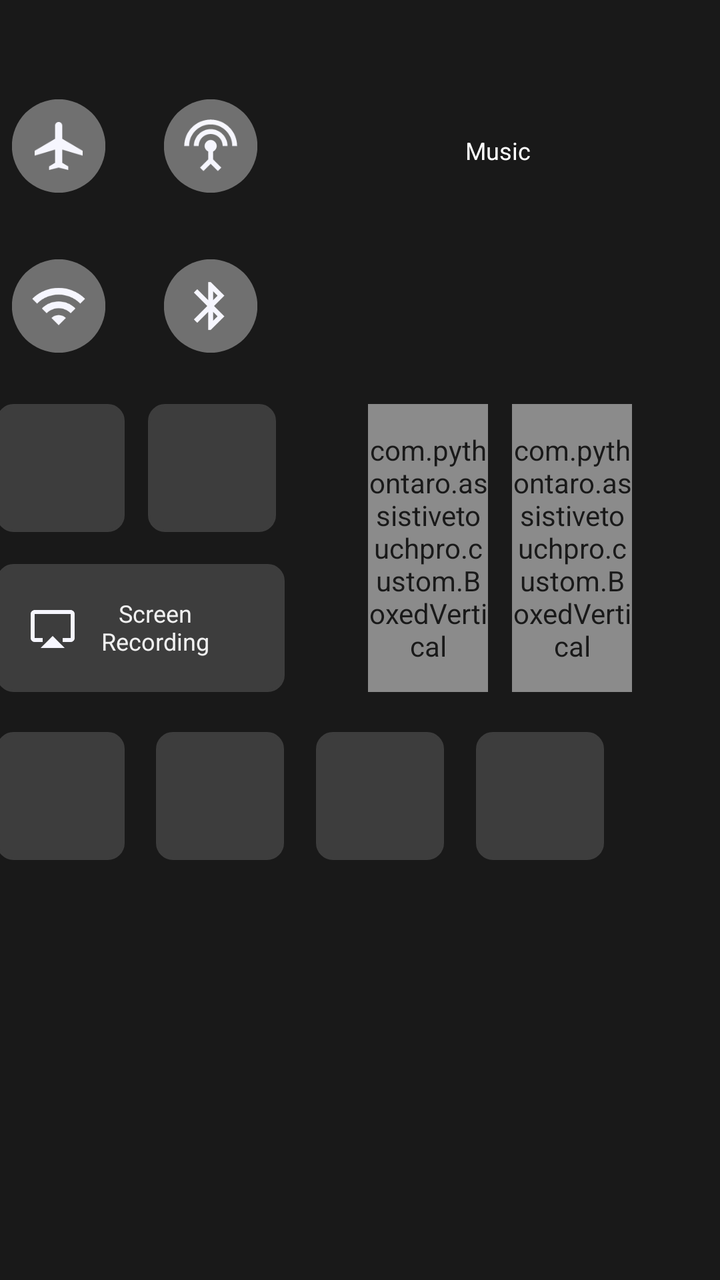
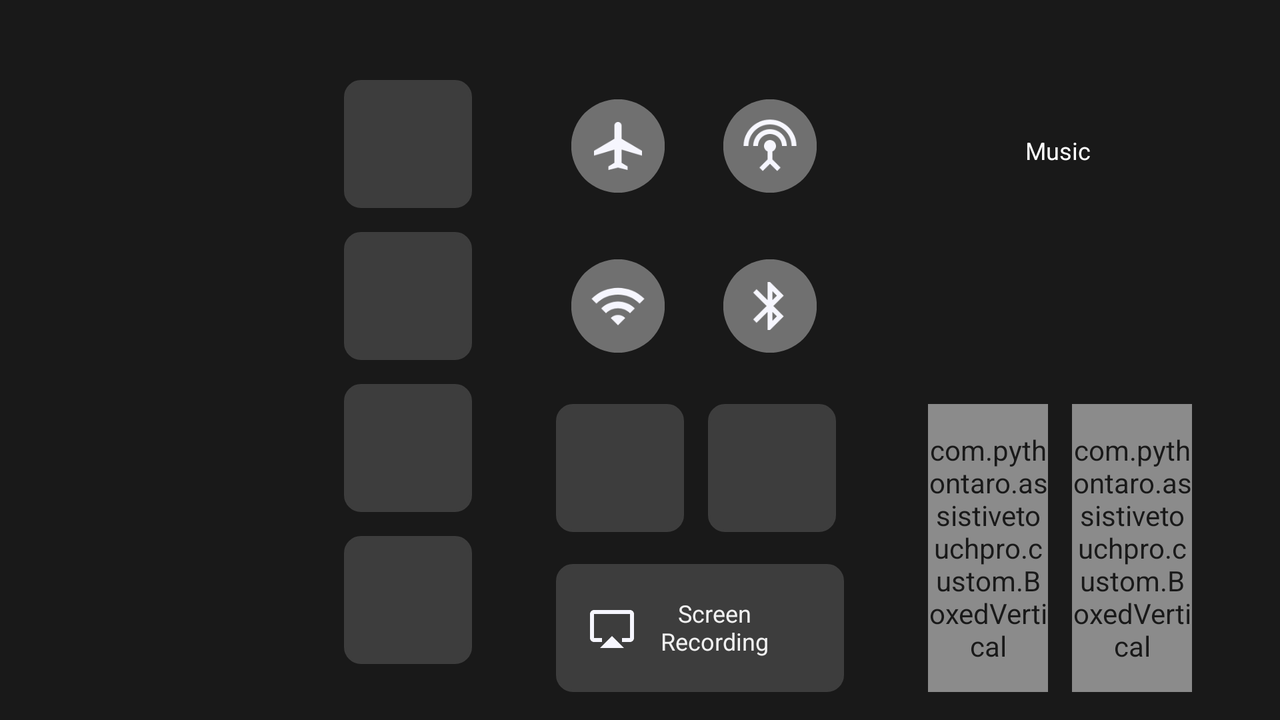

The same Android screen from two of the app's own layout files: first res/layout/ as a phone draws it, then the repository's variant for another configuration, drawn on a device whose configuration selects that folder. Both files follow.
<!-- AndroidManifest.xml: application theme AppTheme -->
<!-- res/layout/control_center_layout.xml -->
<?xml version="1.0" encoding="utf-8"?>
<androidx.constraintlayout.widget.ConstraintLayout
    xmlns:android="http://schemas.android.com/apk/res/android"
    xmlns:app="http://schemas.android.com/apk/res-auto"
    xmlns:tools="http://schemas.android.com/tools"
    android:id="@+id/control_center_rootView"
    android:layout_width="match_parent"
    android:layout_height="match_parent"
    android:alpha="0.9"
    android:background="@color/black">


    <androidx.constraintlayout.widget.ConstraintLayout
        android:id="@+id/parent_1_control_panel"
        android:layout_width="142dp"
        android:layout_height="142dp"
        android:layout_marginTop="40dp"
        android:layout_marginEnd="40dp"
        android:background="@drawable/control_center_item_bg"
        app:layout_constraintEnd_toEndOf="parent"
        app:layout_constraintTop_toTopOf="parent">

        <TextView
            android:id="@+id/music_title_control_center"
            android:layout_width="wrap_content"
            android:layout_height="wrap_content"
            android:text="@string/music"
            android:textAlignment="center"
            android:textColor="@color/white"
            android:textSize="12sp"
            app:layout_constraintBottom_toBottomOf="parent"
            app:layout_constraintEnd_toEndOf="parent"
            app:layout_constraintStart_toStartOf="parent"
            app:layout_constraintTop_toTopOf="parent"
            app:layout_constraintVertical_bias="0.214" />

        <ImageView
            android:id="@+id/play_music_control_center"
            android:layout_width="44dp"
            android:layout_height="44dp"
            android:layout_marginTop="44dp"
            android:src="@drawable/ic_baseline_play_arrow_24"
            android:visibility="invisible"
            app:layout_constraintEnd_toEndOf="parent"
            app:layout_constraintStart_toStartOf="parent"
            app:layout_constraintTop_toBottomOf="@+id/music_title_control_center"
            tools:ignore="ContentDescription" />

        <ImageView
            android:id="@+id/pause_music_control_center"
            android:layout_width="44dp"
            android:layout_height="44dp"
            android:layout_marginTop="44dp"
            android:src="@drawable/ic_baseline_pause_24"
            android:visibility="invisible"
            app:layout_constraintEnd_toEndOf="parent"
            app:layout_constraintStart_toStartOf="parent"
            app:layout_constraintTop_toBottomOf="@+id/music_title_control_center"
            tools:ignore="ContentDescription" />

    </androidx.constraintlayout.widget.ConstraintLayout>


    <androidx.constraintlayout.widget.ConstraintLayout
        android:id="@+id/parent_2_control_panel"
        android:layout_width="142dp"
        android:layout_height="142dp"
        android:layout_marginTop="40dp"
        android:layout_marginEnd="40dp"
        android:background="@drawable/control_center_item_bg"
        app:layout_constraintEnd_toStartOf="@+id/parent_1_control_panel"
        app:layout_constraintTop_toTopOf="parent">

        <ImageButton
            android:id="@+id/air_plane_mode_btn"
            android:layout_width="52dp"
            android:layout_height="52dp"
            android:background="@drawable/control_center_circle_bg"
            android:padding="10dp"
            android:scaleType="fitCenter"
            android:scaleX="0.9"
            android:scaleY="0.9"
            android:src="@drawable/ic_baseline_airplanemode_active_24"
            app:layout_constraintBottom_toBottomOf="parent"
            app:layout_constraintEnd_toEndOf="parent"
            app:layout_constraintHorizontal_bias="0.077"
            app:layout_constraintStart_toStartOf="parent"
            app:layout_constraintTop_toTopOf="parent"
            app:layout_constraintVertical_bias="0.077"
            tools:ignore="ContentDescription" />

        <ImageButton
            android:id="@+id/mobile_data_btn"
            android:layout_width="52dp"
            android:layout_height="52dp"
            android:background="@drawable/control_center_circle_green"
            android:padding="10dp"
            android:scaleType="fitCenter"
            android:scaleX="0.9"
            android:scaleY="0.9"
            android:src="@drawable/ic_baseline_settings_input_antenna_24"
            app:layout_constraintBottom_toBottomOf="parent"
            app:layout_constraintEnd_toEndOf="parent"
            app:layout_constraintHorizontal_bias="0.774"
            app:layout_constraintStart_toEndOf="@+id/air_plane_mode_btn"
            app:layout_constraintTop_toTopOf="parent"
            app:layout_constraintVertical_bias="0.077"
            tools:ignore="ContentDescription" />

        <ImageButton
            android:id="@+id/wifi_btn"
            android:layout_width="52dp"
            android:layout_height="52dp"
            android:layout_marginTop="28dp"
            android:background="@drawable/control_center_circle_bg"
            android:padding="10dp"
            android:scaleType="fitCenter"
            android:scaleX="0.9"
            android:scaleY="0.9"
            android:src="@drawable/ic_baseline_wifi_24"
            app:layout_constraintEnd_toEndOf="parent"
            app:layout_constraintHorizontal_bias="0.077"
            app:layout_constraintStart_toStartOf="parent"
            app:layout_constraintTop_toBottomOf="@+id/air_plane_mode_btn"
            tools:ignore="ContentDescription" />

        <ImageButton
            android:id="@+id/blueTooth_btn"
            android:layout_width="52dp"
            android:layout_height="52dp"
            android:layout_marginStart="24dp"
            android:layout_marginTop="28dp"
            android:background="@drawable/control_center_circle_bg"
            android:padding="10dp"
            android:scaleType="fitCenter"
            android:scaleX="0.9"
            android:scaleY="0.9"
            android:src="@drawable/ic_baseline_bluetooth_24"
            app:layout_constraintStart_toEndOf="@+id/wifi_btn"
            app:layout_constraintTop_toBottomOf="@+id/mobile_data_btn"
            tools:ignore="ContentDescription" />

    </androidx.constraintlayout.widget.ConstraintLayout>

    <ImageButton
        android:id="@+id/rotate_control_center"
        android:layout_width="@dimen/layout_btn_size"
        android:layout_height="@dimen/layout_btn_size"
        android:layout_marginTop="20dp"
        android:layout_marginEnd="116dp"
        android:background="@drawable/icon_select_bg_2"
        android:padding="16dp"
        android:scaleType="fitCenter"
        app:layout_constraintEnd_toStartOf="@+id/parent_1_control_panel"
        app:layout_constraintTop_toBottomOf="@+id/parent_2_control_panel"
        tools:ignore="ContentDescription" />

    <ImageButton
        android:id="@+id/btn_doNotDisturb"
        android:layout_width="@dimen/layout_btn_size"
        android:layout_height="@dimen/layout_btn_size"
        android:layout_marginTop="20dp"
        android:layout_marginEnd="40dp"
        android:background="@drawable/icon_select_bg_2"
        android:scaleType="fitCenter"
        android:padding="16dp"
        app:layout_constraintEnd_toStartOf="@+id/parent_1_control_panel"
        app:layout_constraintTop_toBottomOf="@+id/parent_2_control_panel"
        tools:ignore="ContentDescription" />

    <androidx.constraintlayout.widget.ConstraintLayout
        android:id="@+id/screen_recording_control_center"
        android:layout_width="144dp"
        android:layout_height="@dimen/layout_btn_size"
        android:layout_marginTop="16dp"
        android:layout_marginEnd="36dp"
        android:background="@drawable/icon_select_bg_2"
        app:layout_constraintEnd_toStartOf="@+id/parent_1_control_panel"
        app:layout_constraintTop_toBottomOf="@+id/rotate_control_center"
        tools:ignore="ContentDescription">

        <ImageView
            android:id="@+id/imageView"
            android:layout_width="wrap_content"
            android:layout_height="wrap_content"
            android:src="@drawable/ic_baseline_airplay_24"
            app:layout_constraintBottom_toBottomOf="parent"
            app:layout_constraintEnd_toEndOf="parent"
            app:layout_constraintHorizontal_bias="0.133"
            app:layout_constraintStart_toStartOf="parent"
            app:layout_constraintTop_toTopOf="parent" />

        <TextView
            android:layout_width="wrap_content"
            android:layout_height="wrap_content"
            android:layout_marginStart="12dp"
            android:text="@string/screen_nrecording"
            android:textAlignment="center"
            android:textColor="@color/white_4"
            android:textSize="12sp"
            app:layout_constraintBottom_toBottomOf="parent"
            app:layout_constraintStart_toEndOf="@+id/imageView"
            app:layout_constraintTop_toTopOf="parent"
            app:layout_constraintVertical_bias="0.484" />

    </androidx.constraintlayout.widget.ConstraintLayout>

    <com.pythontaro.assistivetouchpro.custom.BoxedVertical
        android:id="@+id/seekBar_brightness"
        android:layout_width="60dp"
        android:layout_height="144dp"
        app:textEnabled="false"
        app:imageEnabled="true"
        app:defaultImage="@drawable/brightness_icon_default"
        app:maxImage="@drawable/brightness_icon2"
        app:minImage="@drawable/brightness_icon_min"
        android:layout_marginTop="20dp"
        android:layout_marginEnd="116dp"
        app:layout_constraintEnd_toEndOf="parent"
        app:layout_constraintTop_toBottomOf="@+id/parent_1_control_panel" />

    <com.pythontaro.assistivetouchpro.custom.BoxedVertical
        android:id="@+id/seekBar_volume"
        android:layout_width="60dp"
        android:layout_height="144dp"
        android:layout_marginTop="20dp"
        android:layout_marginEnd="44dp"
        app:textEnabled="false"
        app:imageEnabled="true"
        app:defaultImage="@drawable/ic_baseline_volume_down_24_black"
        app:minImage="@drawable/ic_baseline_volume_off_24_black"
        app:maxImage="@drawable/ic_baseline_volume_up_24_black"
        app:layout_constraintEnd_toEndOf="parent"
        app:layout_constraintTop_toBottomOf="@+id/parent_1_control_panel"/>

    <ImageButton
        android:id="@+id/btn_control_custom1"
        android:layout_width="@dimen/layout_btn_size"
        android:layout_height="@dimen/layout_btn_size"
        android:layout_marginTop="20dp"
        android:layout_marginEnd="80dp"
        android:background="@drawable/icon_select_bg_2"
        android:scaleType="fitCenter"
        android:padding="16dp"
        app:layout_constraintEnd_toEndOf="@+id/screen_recording_control_center"
        app:layout_constraintTop_toBottomOf="@+id/screen_recording_control_center"
        tools:ignore="ContentDescription" />

    <ImageButton
        android:id="@+id/btn_control_custom2"
        android:layout_width="@dimen/layout_btn_size"
        android:layout_height="@dimen/layout_btn_size"
        android:layout_marginStart="16dp"
        android:layout_marginTop="20dp"
        android:background="@drawable/icon_select_bg_2"
        android:scaleType="fitCenter"
        android:padding="16dp"
        app:layout_constraintStart_toEndOf="@+id/btn_control_custom1"
        app:layout_constraintTop_toBottomOf="@+id/screen_recording_control_center"
        tools:ignore="ContentDescription" />

    <ImageButton
        android:id="@+id/btn_control_custom3"
        android:layout_width="@dimen/layout_btn_size"
        android:layout_height="@dimen/layout_btn_size"
        android:layout_marginStart="16dp"
        android:layout_marginTop="20dp"
        android:background="@drawable/icon_select_bg_2"
        android:scaleType="fitCenter"
        android:padding="16dp"
        app:layout_constraintStart_toEndOf="@+id/btn_control_custom2"
        app:layout_constraintTop_toBottomOf="@+id/screen_recording_control_center"
        tools:ignore="ContentDescription" />

    <ImageButton
        android:id="@+id/btn_control_custom4"
        android:layout_width="@dimen/layout_btn_size"
        android:layout_height="@dimen/layout_btn_size"
        android:layout_marginStart="16dp"
        android:layout_marginTop="20dp"
        android:background="@drawable/icon_select_bg_2"
        android:scaleType="fitCenter"
        android:padding="16dp"
        app:layout_constraintStart_toEndOf="@+id/btn_control_custom3"
        app:layout_constraintTop_toBottomOf="@+id/screen_recording_control_center"
        tools:ignore="ContentDescription" />

</androidx.constraintlayout.widget.ConstraintLayout>
<!-- resources referenced by this layout -->
<resources>
  <color name="black">#000000</color>
  <color name="white">#ffffff</color>
  <color name="white_4">#f0f0f0</color>
  <dimen name="layout_btn_size">64dp</dimen>
  <!-- drawable control_center_circle_bg (drawable) -->
  <?xml version="1.0" encoding="utf-8"?>
  <selector xmlns:android="http://schemas.android.com/apk/res/android">
      <item
          android:state_pressed="true"
          android:drawable="@drawable/icon_circle_enable_bg">
  
      </item>
      <item
          android:state_pressed="false"
          android:drawable="@drawable/control_center_icon_disable">
      </item>
  </selector>
  <!-- drawable control_center_circle_green (drawable) -->
  <?xml version="1.0" encoding="utf-8"?>
  <selector xmlns:android="http://schemas.android.com/apk/res/android">
      <item
          android:state_pressed="true"
          android:drawable="@drawable/icon_circle_enable_green">
  
      </item>
      <item
          android:state_pressed="false"
          android:drawable="@drawable/control_center_icon_disable">
      </item>
  </selector>
  <!-- drawable ic_baseline_pause_24 (drawable) -->
  <vector android:height="24dp" android:tint="#F6F6FF"
      android:viewportHeight="24" android:viewportWidth="24"
      android:width="24dp" xmlns:android="http://schemas.android.com/apk/res/android">
      <path android:fillColor="@android:color/white" android:pathData="M6,19h4L10,5L6,5v14zM14,5v14h4L18,5h-4z"/>
  </vector>
  <!-- drawable ic_baseline_play_arrow_24 (drawable) -->
  <vector android:height="24dp" android:tint="#F6F6FF"
      android:viewportHeight="24" android:viewportWidth="24"
      android:width="24dp" xmlns:android="http://schemas.android.com/apk/res/android">
      <path android:fillColor="@android:color/white" android:pathData="M8,5v14l11,-7z"/>
  </vector>
  <!-- drawable icon_select_bg_2 (drawable) -->
  <?xml version="1.0" encoding="utf-8"?>
  <selector xmlns:android="http://schemas.android.com/apk/res/android">
      <item
          android:state_pressed="true"
          android:drawable="@drawable/icon_enable_bg_2">
      </item>
      <item
          android:state_pressed="false"
          android:drawable="@drawable/icon_disable_square_3"/>
  </selector>
  <string name="music">Music</string>
  <string name="screen_nrecording">"Screen\nRecording"</string>
  <style name="AppTheme" parent="Theme.AppCompat.Light.DarkActionBar">
          
          <item name="colorPrimary">@color/colorPrimary</item>
          <item name="colorPrimaryDark">@color/colorPrimaryDark</item>
          <item name="colorAccent">@color/colorAccent</item>
          <item name="windowActionBar">false</item>
          <item name="windowNoTitle">true</item>
      </style>
  <!-- drawable icon_circle_enable_bg (drawable) -->
  <?xml version="1.0" encoding="utf-8"?>
  <layer-list xmlns:android="http://schemas.android.com/apk/res/android">
  <item>
      <shape
          android:shape="oval">
          <size
              android:width="30dp"
              android:height="30dp"/>
          <solid
              android:color="@color/blue"/>
      </shape>
  </item>
  </layer-list>
  <!-- drawable icon_circle_enable_green (drawable) -->
  <?xml version="1.0" encoding="utf-8"?>
  <layer-list xmlns:android="http://schemas.android.com/apk/res/android">
      <item>
          <shape
              android:shape="oval">
              <size
                  android:width="30dp"
                  android:height="30dp"/>
              <solid
                  android:color="@color/green2"/>
          </shape>
      </item>
  </layer-list>
  <color name="colorPrimary">#6200EE</color>
  <color name="colorPrimaryDark">#3700B3</color>
  <color name="colorAccent">#03DAC5</color>
  <color name="blue">#829ecd</color>
  <color name="darkgray">#616161</color>
  <color name="green2">#9ccc65</color>
  <color name="black_1">#282828</color>
</resources>
<!-- res/layout-land/control_center_layout.xml (the repository's variant of the layout above) -->
<!-- drawn on the phone turned sideways -->
<?xml version="1.0" encoding="utf-8"?>
<androidx.constraintlayout.widget.ConstraintLayout xmlns:app="http://schemas.android.com/apk/res-auto"
    xmlns:tools="http://schemas.android.com/tools"
    android:id="@+id/control_center_rootView"
    xmlns:android="http://schemas.android.com/apk/res/android"
    android:layout_width="match_parent"
    android:layout_height="match_parent"
    android:background="@color/black"
    android:alpha="0.9">

    <androidx.constraintlayout.widget.ConstraintLayout
        android:id="@+id/parent_1_control_panel"
        android:layout_width="142dp"
        android:layout_height="142dp"
        android:layout_marginTop="40dp"
        android:layout_marginEnd="40dp"
        android:background="@drawable/control_center_item_bg"
        app:layout_constraintEnd_toEndOf="parent"
        app:layout_constraintTop_toTopOf="parent">

        <TextView
            android:id="@+id/music_title_control_center"
            android:layout_width="wrap_content"
            android:layout_height="wrap_content"
            android:text="@string/music"
            android:textAlignment="center"
            android:textColor="@color/white"
            android:textSize="12sp"
            app:layout_constraintBottom_toBottomOf="parent"
            app:layout_constraintEnd_toEndOf="parent"
            app:layout_constraintStart_toStartOf="parent"
            app:layout_constraintTop_toTopOf="parent"
            app:layout_constraintVertical_bias="0.214" />

        <ImageView
            android:id="@+id/play_music_control_center"
            android:layout_width="44dp"
            android:layout_height="44dp"
            android:layout_marginTop="44dp"
            android:src="@drawable/ic_baseline_play_arrow_24"
            app:layout_constraintEnd_toEndOf="parent"
            app:layout_constraintStart_toStartOf="parent"
            app:layout_constraintTop_toBottomOf="@+id/music_title_control_center"
            android:visibility="invisible"
            tools:ignore="ContentDescription"/>

        <ImageView
            android:id="@+id/pause_music_control_center"
            android:layout_width="44dp"
            android:layout_height="44dp"
            android:layout_marginTop="44dp"
            android:src="@drawable/ic_baseline_pause_24"
            app:layout_constraintEnd_toEndOf="parent"
            app:layout_constraintStart_toStartOf="parent"
            app:layout_constraintTop_toBottomOf="@+id/music_title_control_center"
            android:visibility="invisible"
            tools:ignore="ContentDescription"/>

    </androidx.constraintlayout.widget.ConstraintLayout>

    <androidx.constraintlayout.widget.ConstraintLayout
        android:id="@+id/parent_2_control_panel"
        android:layout_width="142dp"
        android:layout_height="142dp"
        android:layout_marginTop="40dp"
        android:layout_marginEnd="40dp"
        android:background="@drawable/control_center_item_bg"
        app:layout_constraintEnd_toStartOf="@+id/parent_1_control_panel"
        app:layout_constraintTop_toTopOf="parent">

        <ImageButton
            android:id="@+id/air_plane_mode_btn"
            android:layout_width="52dp"
            android:layout_height="52dp"
            android:background="@drawable/control_center_circle_bg"
            android:src="@drawable/ic_baseline_airplanemode_active_24"
            android:padding="10dp"
            android:scaleType="fitCenter"
            android:scaleX="0.9"
            android:scaleY="0.9"
            app:layout_constraintBottom_toBottomOf="parent"
            app:layout_constraintEnd_toEndOf="parent"
            app:layout_constraintHorizontal_bias="0.077"
            app:layout_constraintStart_toStartOf="parent"
            app:layout_constraintTop_toTopOf="parent"
            app:layout_constraintVertical_bias="0.077"
            tools:ignore="ContentDescription" />

        <ImageButton
            android:id="@+id/mobile_data_btn"
            android:layout_width="52dp"
            android:layout_height="52dp"
            android:background="@drawable/control_center_circle_green"
            android:padding="10dp"
            android:src="@drawable/ic_baseline_settings_input_antenna_24"
            android:scaleType="fitCenter"
            android:scaleX="0.9"
            android:scaleY="0.9"
            app:layout_constraintBottom_toBottomOf="parent"
            app:layout_constraintEnd_toEndOf="parent"
            app:layout_constraintHorizontal_bias="0.774"
            app:layout_constraintStart_toEndOf="@+id/air_plane_mode_btn"
            app:layout_constraintTop_toTopOf="parent"
            app:layout_constraintVertical_bias="0.077"
            tools:ignore="ContentDescription" />

        <ImageButton
            android:id="@+id/wifi_btn"
            android:layout_width="52dp"
            android:layout_height="52dp"
            android:layout_marginTop="28dp"
            android:scaleType="fitCenter"
            android:scaleX="0.9"
            android:scaleY="0.9"
            android:src="@drawable/ic_baseline_wifi_24"
            android:padding="10dp"
            android:background="@drawable/control_center_circle_bg"
            app:layout_constraintEnd_toEndOf="parent"
            app:layout_constraintHorizontal_bias="0.077"
            app:layout_constraintStart_toStartOf="parent"
            app:layout_constraintTop_toBottomOf="@+id/air_plane_mode_btn"
            tools:ignore="ContentDescription" />

        <ImageButton
            android:id="@+id/blueTooth_btn"
            android:layout_width="52dp"
            android:layout_height="52dp"
            android:layout_marginStart="24dp"
            android:layout_marginTop="28dp"
            android:scaleType="fitCenter"
            android:scaleX="0.9"
            android:scaleY="0.9"
            android:padding="10dp"
            android:src="@drawable/ic_baseline_bluetooth_24"
            android:background="@drawable/control_center_circle_bg"
            app:layout_constraintStart_toEndOf="@+id/wifi_btn"
            app:layout_constraintTop_toBottomOf="@+id/mobile_data_btn"
            tools:ignore="ContentDescription" />

    </androidx.constraintlayout.widget.ConstraintLayout>

    <ImageButton
        android:id="@+id/rotate_control_center"
        android:layout_width="@dimen/layout_btn_size"
        android:layout_height="@dimen/layout_btn_size"
        android:layout_marginTop="20dp"
        android:layout_marginEnd="116dp"
        android:scaleType="fitCenter"
        android:padding="16dp"
        android:background="@drawable/icon_select_bg_2"
        app:layout_constraintEnd_toStartOf="@+id/parent_1_control_panel"
        app:layout_constraintTop_toBottomOf="@+id/parent_2_control_panel"
        tools:ignore="ContentDescription" />

    <ImageButton
        android:id="@+id/btn_doNotDisturb"
        android:layout_width="@dimen/layout_btn_size"
        android:layout_height="@dimen/layout_btn_size"
        android:layout_marginTop="20dp"
        android:layout_marginEnd="40dp"
        android:scaleType="fitCenter"
        android:padding="16dp"
        android:background="@drawable/icon_select_bg_2"
        app:layout_constraintEnd_toStartOf="@+id/parent_1_control_panel"
        app:layout_constraintTop_toBottomOf="@+id/parent_2_control_panel"
        tools:ignore="ContentDescription" />

    <androidx.constraintlayout.widget.ConstraintLayout
        android:id="@+id/screen_recording_control_center"
        android:layout_width="144dp"
        android:layout_height="@dimen/layout_btn_size"
        android:layout_marginTop="16dp"
        android:layout_marginEnd="36dp"
        android:background="@drawable/icon_select_bg_2"
        app:layout_constraintEnd_toStartOf="@+id/parent_1_control_panel"
        app:layout_constraintTop_toBottomOf="@+id/rotate_control_center"
        tools:ignore="ContentDescription" >

        <ImageView
            android:id="@+id/imageView"
            android:layout_width="wrap_content"
            android:layout_height="wrap_content"
            android:src="@drawable/ic_baseline_airplay_24"
            app:layout_constraintBottom_toBottomOf="parent"
            app:layout_constraintEnd_toEndOf="parent"
            app:layout_constraintHorizontal_bias="0.133"
            app:layout_constraintStart_toStartOf="parent"
            app:layout_constraintTop_toTopOf="parent" />

        <TextView
            android:layout_width="wrap_content"
            android:layout_height="wrap_content"
            android:layout_marginStart="12dp"
            android:text="@string/screen_nrecording"
            android:textColor="@color/white_4"
            android:textSize="12sp"
            android:textAlignment="center"
            app:layout_constraintBottom_toBottomOf="parent"
            app:layout_constraintStart_toEndOf="@+id/imageView"
            app:layout_constraintTop_toTopOf="parent"
            app:layout_constraintVertical_bias="0.484" />

    </androidx.constraintlayout.widget.ConstraintLayout>

    <com.pythontaro.assistivetouchpro.custom.BoxedVertical
        android:id="@+id/seekBar_brightness"
        android:layout_width="60dp"
        android:layout_height="144dp"
        app:textEnabled="false"
        app:imageEnabled="true"
        app:defaultImage="@drawable/brightness_icon_default"
        app:maxImage="@drawable/brightness_icon2"
        app:minImage="@drawable/brightness_icon_min"
        android:layout_marginTop="20dp"
        android:layout_marginEnd="116dp"
        app:layout_constraintEnd_toEndOf="parent"
        app:layout_constraintTop_toBottomOf="@+id/parent_1_control_panel" />

    <com.pythontaro.assistivetouchpro.custom.BoxedVertical
        android:id="@+id/seekBar_volume"
        android:layout_width="60dp"
        android:layout_height="144dp"
        android:layout_marginTop="20dp"
        android:layout_marginEnd="44dp"
        app:textEnabled="false"
        app:imageEnabled="true"
        app:defaultImage="@drawable/ic_baseline_volume_down_24_black"
        app:minImage="@drawable/ic_baseline_volume_off_24_black"
        app:maxImage="@drawable/ic_baseline_volume_up_24_black"
        app:layout_constraintEnd_toEndOf="parent"
        app:layout_constraintTop_toBottomOf="@+id/parent_1_control_panel"/>

    <ImageButton
        android:id="@+id/btn_control_custom1"
        android:layout_width="@dimen/layout_btn_size"
        android:layout_height="@dimen/layout_btn_size"
        android:layout_marginTop="40dp"
        android:layout_marginEnd="40dp"
        android:background="@drawable/icon_select_bg_2"
        android:scaleType="fitCenter"
        android:padding="16dp"
        app:layout_constraintEnd_toStartOf="@+id/parent_2_control_panel"
        app:layout_constraintTop_toTopOf="parent"
        tools:ignore="ContentDescription" />

    <ImageButton
        android:id="@+id/btn_control_custom2"
        android:layout_width="@dimen/layout_btn_size"
        android:layout_height="@dimen/layout_btn_size"
        android:layout_marginTop="12dp"
        android:layout_marginEnd="40dp"
        android:background="@drawable/icon_select_bg_2"
        android:scaleType="fitCenter"
        android:padding="16dp"
        app:layout_constraintEnd_toStartOf="@+id/parent_2_control_panel"
        app:layout_constraintTop_toBottomOf="@+id/btn_control_custom1"
        tools:ignore="ContentDescription" />

    <ImageButton
        android:id="@+id/btn_control_custom3"
        android:layout_width="@dimen/layout_btn_size"
        android:layout_height="@dimen/layout_btn_size"
        android:layout_marginTop="12dp"
        android:layout_marginEnd="40dp"
        android:background="@drawable/icon_select_bg_2"
        android:scaleType="fitCenter"
        android:padding="16dp"
        app:layout_constraintEnd_toStartOf="@+id/parent_2_control_panel"
        app:layout_constraintTop_toBottomOf="@+id/btn_control_custom2"
        tools:ignore="ContentDescription" />

    <ImageButton
        android:id="@+id/btn_control_custom4"
        android:layout_width="@dimen/layout_btn_size"
        android:layout_height="@dimen/layout_btn_size"
        android:layout_marginTop="12dp"
        android:layout_marginEnd="40dp"
        android:background="@drawable/icon_select_bg_2"
        android:scaleType="fitCenter"
        android:padding="16dp"
        app:layout_constraintEnd_toStartOf="@+id/parent_2_control_panel"
        app:layout_constraintTop_toBottomOf="@+id/btn_control_custom3"
        tools:ignore="ContentDescription" />

</androidx.constraintlayout.widget.ConstraintLayout>
